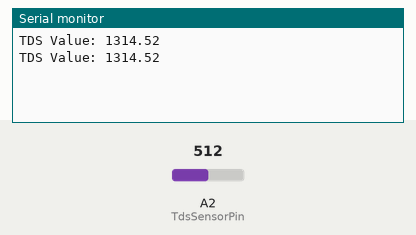
The sketch below on a simulated Arduino Uno, built with avr-gcc and run on an emulated ATmega328P. On the bench: the last lines printed to the serial monitor. The test bench sets the inputs (shaded band); at power-on: A2 (TdsSensorPin) = 512.

Above: at 2.8 s.
2.9 s: A2 (TdsSensorPin) set to 716
At 5.1 s:
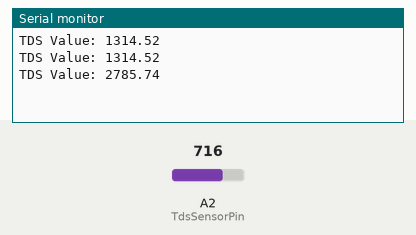
5.6 s: A2 (TdsSensorPin) set to 900
At 6.6 s:
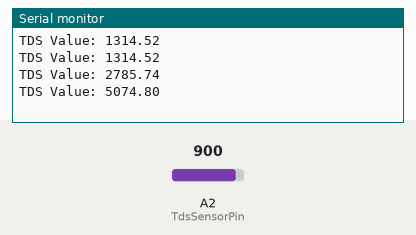
Timing chart, 0 to 8.6 s (numbered marks = the images above; inputs shaded):
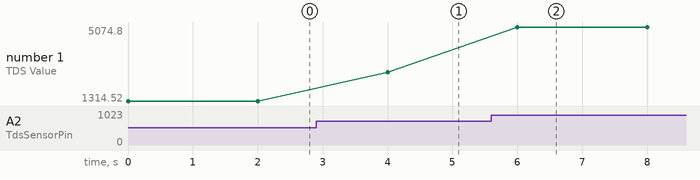

Measured:
- after the input at 2.9 s, the serial monitor: prints a new line after 1.1 s (image 1)
- after the input at 5.6 s, the serial monitor: prints a new line after 0.40 s (image 2)
- plotted number 1: 1314.52 → 2785.74 after the input at 2.9 s, 2785.74 → 5074.8 after the input at 5.6 s

The sketch:

tds_sensor.ino
```cpp
#define TdsSensorPin A2

void setup() {
  Serial.begin(9600);
}

void loop() {
  int sensorValue = analogRead(TdsSensorPin);
  float voltage = sensorValue * (5.0 / 1024.0);
  float tdsValue = (133.42 * voltage * voltage * voltage
                   - 255.86 * voltage * voltage
                   + 857.39 * voltage) * 0.5;
  Serial.print("TDS Value: ");
  Serial.println(tdsValue);
  delay(2000);
}
```
